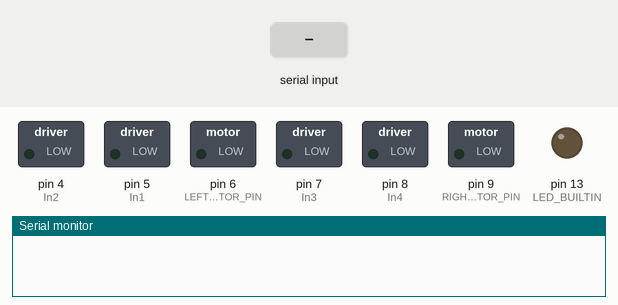
The sketch below on a simulated Arduino Uno, built with avr-gcc and run on an emulated ATmega328P. Shown: switched loads named in the sketch (green lamp = pin HIGH), output pins drawn as LEDs (lit = HIGH), the last lines printed to the serial monitor. The inputs (shaded band) are chosen by the test bench.

Above: at 1.2 s.
1.3 s: "L90\n" received over the second serial link
At 2.4 s:
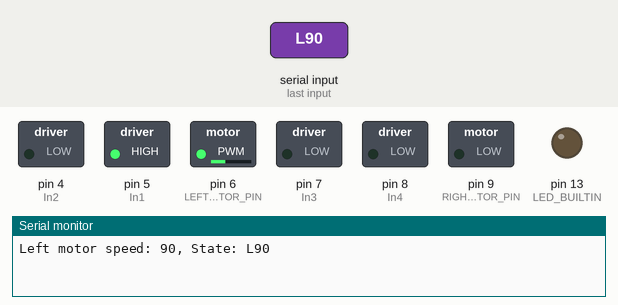
2.8 s: "L,45\n" received over the second serial link
At 3.6 s:
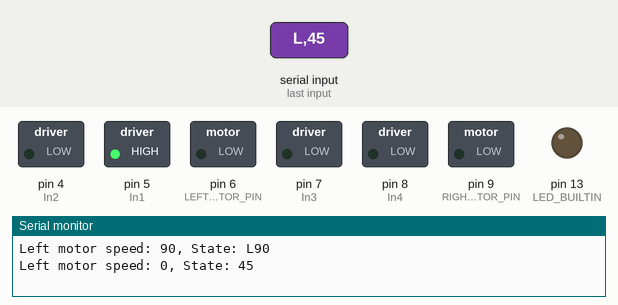
4.3 s: "R90\n" received over the second serial link
At 4.7 s:
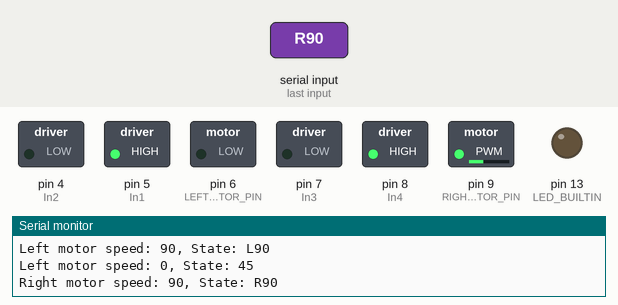
5.8 s: "R,45\n" received over the second serial link
At 7.0 s:
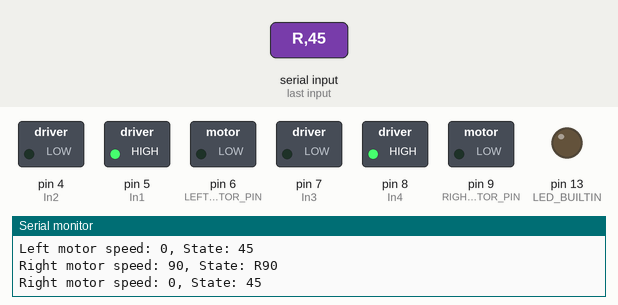
7.3 s: "L90\n" received over the second serial link
At 8.2 s:
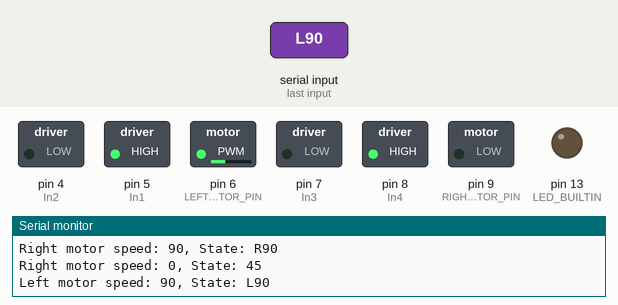
8.8 s: "L\n" received over the second serial link
At 9.3 s:
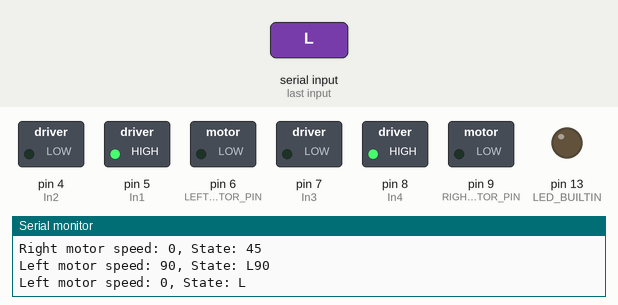
Timing chart, 0 to 11.3 s (numbered marks = the images above; inputs shaded):
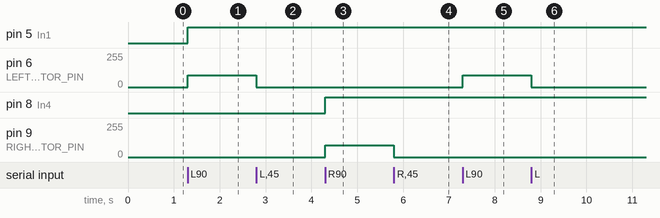

The sketch:

SlaveArduinoDetection.ino
```cpp
#include <SoftwareSerial.h>

SoftwareSerial BTSerial(2, 3); // RX, TX

const int LEFT_MOTOR_PIN = 6;
const int RIGHT_MOTOR_PIN = 9;

int In1 = 5;
int In2 = 4;
int In3 = 7;
int In4 = 8;

void setup() {
  pinMode(LEFT_MOTOR_PIN, OUTPUT);
  pinMode(RIGHT_MOTOR_PIN, OUTPUT);
  pinMode(In1, OUTPUT);
  pinMode(In2, OUTPUT);
  pinMode(In3, OUTPUT);
  pinMode(In4, OUTPUT);
  Serial.begin(9600);
  BTSerial.begin(9600);
  pinMode(LED_BUILTIN, OUTPUT);
}

void loop() {
  if (BTSerial.available()) {
    String data = BTSerial.readStringUntil('\n');

    if (data.length() > 0) {
      char hand = data.charAt(0);
      int commaIndex = data.indexOf(',');
      int pwmValue = data.substring(1, commaIndex).toInt();
      String state = data.substring(commaIndex + 1);
      state.trim();

      if (hand == 'L') {
        if (state.equalsIgnoreCase("B")) {
          digitalWrite(In1, LOW);
          digitalWrite(In2, HIGH);
        } else {
          digitalWrite(In1, HIGH);
          digitalWrite(In2, LOW);
        }
        analogWrite(LEFT_MOTOR_PIN, pwmValue);
        Serial.print("Left motor speed: ");
        Serial.print(pwmValue);
        Serial.print(", State: ");
        Serial.println(state);
      }
      else if (hand == 'R') {
        if (state.equalsIgnoreCase("B")) {
          digitalWrite(In3, HIGH);
          digitalWrite(In4, LOW);
        } else {
          digitalWrite(In3, LOW);
          digitalWrite(In4, HIGH);
        }
        analogWrite(RIGHT_MOTOR_PIN, pwmValue);
        Serial.print("Right motor speed: ");
        Serial.print(pwmValue);
        Serial.print(", State: ");
        Serial.println(state);
      }
    }
  }
}
```

Measured:
- after the input at 1.3 s, pin 5 (In1): LOW → HIGH at once; pin 6 (LEFT_MOTOR_PIN): 0/255 → 90/255 at once
- after the input at 2.8 s, pin 6 (LEFT_MOTOR_PIN): 90/255 → 0/255 at once
- after the input at 4.3 s, pin 8 (In4): LOW → HIGH at once; pin 9 (RIGHT_MOTOR_PIN): 0/255 → 90/255 at once
- after the input at 5.8 s, pin 9 (RIGHT_MOTOR_PIN): 90/255 → 0/255 at once
- after the input at 7.3 s, pin 6 (LEFT_MOTOR_PIN): 0/255 → 90/255 at once
- after the input at 8.8 s, pin 6 (LEFT_MOTOR_PIN): 90/255 → 0/255 at once
